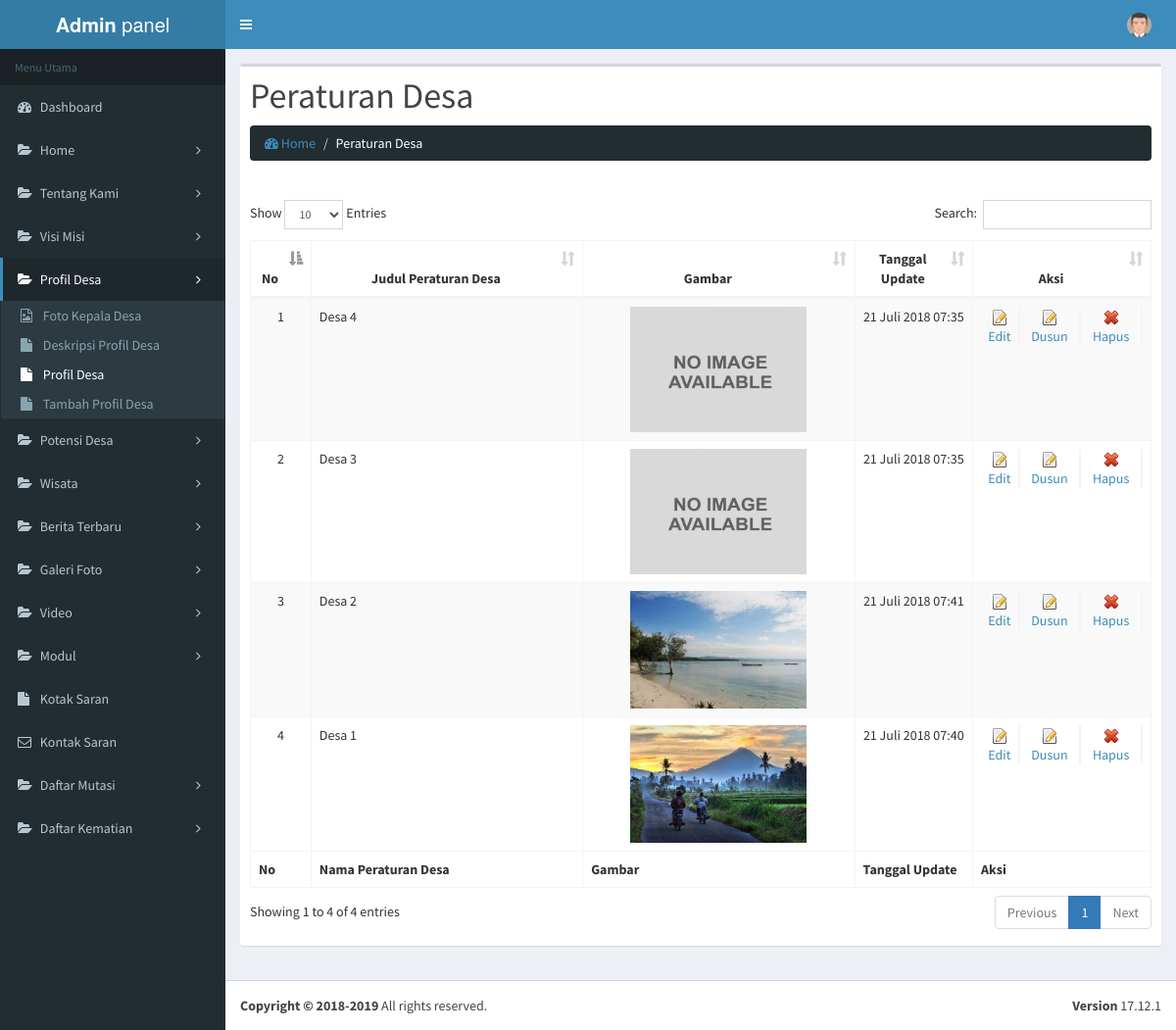
The page /admin/peraturan-desa (signed in) on the database its author committed.
### tables this page shows
CREATE TABLE `desa` (
  `id_desa` int(5) NOT NULL,
  `judul` varchar(128) NOT NULL,
  `judul_seo` varchar(128) NOT NULL,
  `deskripsi` text NOT NULL,
  `sejarah` text NOT NULL,
  `tgl_post` datetime NOT NULL,
  `tgl_update` datetime NOT NULL,
  `keyword` varchar(400) NOT NULL,
  `description` varchar(156) NOT NULL,
  `gambar` varchar(100) NOT NULL,
  `jml_penduduk` varchar(100) NOT NULL,
  `jml_kematian` varchar(100) NOT NULL,
  `jml_lahir` varchar(100) NOT NULL,
  `foto` varchar(100) NOT NULL
);

### web/system/z_setting.php (called while the page is built, shortened)
<?php
	$sql7 = $pdo->query("SELECT id_modul, deskripsi, gambar, jenis_modul FROM modul WHERE status='On' ORDER BY id_modul ASC");
	while($tsql7 = $sql7->fetch(PDO::FETCH_ASSOC)) {
		if($tsql7['jenis_modul']!='Images'){
			$deskrip[$tsql7['id_modul']] = $tsql7['deskripsi'];
		}else{
			$deskrip[$tsql7['id_modul']] = $tsql7['gambar'];
		}
	}
	$nmgweb 	= explode(",", $deskrip[0]);
	$ng1=$nmgweb[0];
	$ng3=$nmgweb[2];
	$namaweb  	= $ng1;
	$imgname2  	= $ng3;
?>

### web/system/fungsi_indotgl2.php (called while the page is built, shortened)
<?php
	function tgl2($tgl2){
			$jam = substr($tgl2,11,5);
			$tanggal = substr($tgl2,8,2);
			$bulan = getBulan2(substr($tgl2,5,2));
			$tahun = substr($tgl2,0,4);
			return $tanggal.' '.$bulan.' '.$tahun.' '.$jam;
	}
	function getBulan2($bln){
				switch ($bln){
					case 7:
						return "Juli";
						break;
				}
			}
?>

### web/admin/modul/peraturan-desa/index.php (the view, shortened to what this page needs)
<?php
if (empty($_SESSION['namaadmin']) AND empty($_SESSION['leveladmin'])){
	echo "<link href='style.css' rel='stylesheet' type='text/css'>
	<center>Untuk mengakses modul, Anda harus login <br>";
	echo "<a href=../../index.php><b>LOGIN</b></a></center>";
}else{
	$hal = "Peraturan Desa";
	$module = "peraturan-desa";
	switch($_GET['act']){
		case "list":
	?>
			<section class="content">
				<div class="row">
				<div class="col-md-12">
				  <div class="box">
					<div class="box-header">
						<h1 style="text-transform: capitalize;"><?php echo $hal; ?></h1>
						<ol class="breadcrumb">
							<li><a href="media.php?module=home"><i class="fa fa-dashboard"></i> Home</a></li>
							<li class="active"><?php echo $hal; ?></li>
						</ol>
					</div>
					<div class="box-body table-responsive">
						<table id="example1" class="table table-bordered table-striped">
						<thead>
						  <tr>
							<th width="2%" class="center">No</th>
							<th width="23%" class="center">Judul <?php echo $hal; ?></th>
							<th width="23%" class="center">Gambar</th>
							<th width="10%" class="center">Tanggal Update</th>
							<th width="60%"  class="center">Aksi</th>
						  </tr>
						</thead>
						<tbody>
						<?php
						$no = 1;
						$tampil = $pdo->query("SELECT * from desa ORDER BY tgl_post DESC");
						while($r = $tampil->fetch(PDO::FETCH_ASSOC)){
							if($r["gambar"]==""){$gbr = "no-images.jpg";}else{$gbr = "desa/small/$imgname2-$r[gambar]";}
						?>
							<tr>
								<td align="center"><?php echo  $no; ?></td>
								<td><?php echo  $r['judul']; ?></td>
								<td align="center"><img src="../images/<?php echo $gbr; ?>" width="180px"></td>
								<td align="center"><?php echo  tgl2($r['tgl_update']); ?></td>
									<td align="center">
									<table class="tbltmbahan" style="width: 100%;padding: 0px;min-height: 28px;text-align: center; border: 0px;">
										<tr>
											<td style="border-right: 2px solid #f4f4f4;"><a href="<?php echo $module; ?>-edit-<?php echo $r['id_desa']; ?>" title="Edit"><img src="add-icon.gif"><br/>Edit</a></td>
											<td style="border-right: 2px solid #f4f4f4;"><a href="<?php echo $module; ?>-dusun-<?php echo $r['id_desa']; ?>" title="Dusun"><img src="add-icon.gif"><br/>Dusun</a></td>
											<td style="border-right: 2px solid #f4f4f4;"><a title="Hapus" onClick="javascript: return confirm('Data yang Sudah di Hapus TIDAK BISA Dikembalikan Kembali. Apakah Anda yakin ingin Menghapus Data Ini!!');" href='modul/<?php echo $module; ?>/aksi.php?module=<?php echo $module; ?>&act=remove&id=<?php echo $r['id_desa']; ?>' ><img src="hr.gif"><br/>Hapus</a>	</td>
										</tr>
									</table>
								</td>
							</tr>
						<?php
						$no++;
						}
						?>
						</tbody>
						<tfoot>
						  <tr>
							<th width="2%" class="center">No</th>
							<th width="23%" class="center">Nama <?php echo $hal; ?></th>
							<th width="23%" class="center">Gambar</th>
							<th width="10%" class="center">Tanggal Update</th>
							<th width="15%" class="center">Aksi</th>
						  </tr>
						</tfoot>
					  </table>
					</div>
				  </div>
				</div>
			</section>
	<?php
		break;
	?>
	<?php
	}
}
?>

### web/admin/media.php (shortened to what this page needs)
<?php
if (empty($_SESSION['namaadmin']) AND empty($_SESSION['leveladmin'])){
	echo "<link href='css/screen.css' rel='stylesheet' type='text/css'><link href='css/reset.css' rel='stylesheet' type='text/css'>
	<center>Anda harus login dulu <br>";
	echo "<a href=index.php><b>LOGIN</b></a></center>";
}else{
	include "../system/koneksi.php";
	include "../system/z_setting.php";
	include "../system/fungsi_indotgl2.php";
?>
<!DOCTYPE html>
<html>
  <head>
    <link href="../system/css/font-awesome.min.css" rel="stylesheet">
    <link href="../system/css/font-awesome.css" rel="stylesheet">
    <link rel="stylesheet" href="bootstrap/css/bootstrap.min.css">
    <link rel="stylesheet" href="dist/css/AdminLTE.min.css">
    <link rel="stylesheet" href="dist/css/skins/_all-skins.min.css">
    <link rel="stylesheet" href="plugins/datatables/dataTables.bootstrap.css">
  </head>
  <body class="hold-transition skin-blue sidebar-mini">
    <div class="wrapper">
      <header class="main-header">
        <a href="media.php?module=home" class="logo">
          <span class="logo-lg" title="Admin <?php echo $namaweb; ?>"><b>Admin</b> <?php echo $namaweb; ?></span>
        </a>
        <nav class="navbar navbar-static-top" role="navigation">
          <a href="#" class="sidebar-toggle" data-toggle="offcanvas" role="button">
          </a>
		  <div class="navbar-custom-menu">
            <ul class="nav navbar-nav">
              <li class="dropdown user user-menu">
                <a href="#" class="dropdown-toggle" data-toggle="dropdown">
					<img src="avatar1.png" class="user-image" alt="User Image">
                </a>
              </li>
            </ul>
          </div>
		</nav>
      </header>
      <aside class="main-sidebar">
        <section class="sidebar">
		<?php include "menu.php"; ?>
        </section>
      </aside>
      <div class="content-wrapper">
		<?php include "content.php"; ?>
	  </div>
      <footer class="main-footer no-print">
        <div class="pull-right hidden-xs">
          <b>Version</b> 17.12.1
        </div>
        <strong>Copyright &copy; 2018-2019 </strong> All rights reserved.
      </footer>
    </div>
  </body>
</html>
<?php
}
?>

### web/admin/menu.php (shortened to what this page needs)
<?php if($_SESSION['leveladmin'] == 'admin'){ ?>
          <ul class="sidebar-menu">
            <li class="header">Menu Utama</li>
            <li class="<?php if($_GET['module']=='home'){echo "active";} ?>"><a href="home"><i class="fa fa-dashboard"></i> <span>Dashboard</span></a></li>
            <li class="treeview <?php if(($_GET['module']=='fasilitas')OR($_GET['module']=='keunggulan')OR($_GET['module']=='slider')OR($_GET['module']=='page')AND($_GET['id']=='0')){echo "active";} ?>">
				<a href="#">
					<i class="fa fa-folder-open"></i> <span>Home</span>
					<i class="fa fa-angle-right pull-right"></i>
				</a>
            </li>
			<li class="treeview <?php if(($_GET['module']=='page')AND($_GET['id']=='1')){echo "active";} ?>">
				<a href="#">
					<i class="fa fa-folder-open"></i> <span>Tentang Kami</span>
					<i class="fa fa-angle-right pull-right"></i>
				</a>
            </li>
			<li class="treeview <?php if(($_GET['module']=='page')AND($_GET['id']=='11')){echo "active";} ?>">
				<a href="#">
					<i class="fa fa-folder-open"></i> <span>Visi Misi</span>
					<i class="fa fa-angle-right pull-right"></i>
				</a>
            </li>
            <li class="treeview <?php if(($_GET['module']=='peraturan-desa')OR($_GET['module']=='page')AND($_GET['id']=='2')){echo "active";} ?>">
				<a href="#">
					<i class="fa fa-folder-open"></i> <span>Profil Desa</span>
					<i class="fa fa-angle-right pull-right"></i>
				</a>
				<ul class="treeview-menu">
					<li class="<?php if(($_GET['module']=='kepdes')){echo "active";} ?>"><a href="kepdes"><i class="fa fa-file-image-o"></i> <span>Foto Kepala Desa</span></a></li>
					<li class="<?php if(($_GET['module']=='page')AND($_GET['id']=='2')){echo "active";} ?>"><a href="page-edit-2"><i class="fa fa-file" aria-hidden="true"></i> <span>Deskripsi Profil Desa</span></a></li>
					<li class="<?php if(($_GET['module']=='peraturan-desa')AND($_GET['act']!='add')){echo "active";} ?>"><a href="peraturan-desa"><i class="fa fa-file" aria-hidden="true"></i> <span>Profil Desa</span></a></li>
					<li class="<?php if(($_GET['module']=='peraturan-desa')AND($_GET['act']=='add')){echo "active";} ?>"><a href="peraturan-desa-tambah"><i class="fa fa-file" aria-hidden="true"></i> <span>Tambah Profil Desa</span></a></li>
				</ul>
            </li>
           <li class="treeview <?php if(($_GET['module']=='potensi-desa')OR($_GET['module']=='page')AND($_GET['id']=='25')){echo "active";} ?>">
				<a href="#">
					<i class="fa fa-folder-open"></i> <span>Potensi Desa</span>
					<i class="fa fa-angle-right pull-right"></i>
				</a>
            </li>
   			<li class="treeview <?php if(($_GET['module']=='wisata')OR($_GET['module']=='page')AND($_GET['id']=='26')){echo "active";} ?>">
				<a href="#">
					<i class="fa fa-folder-open"></i> <span>Wisata</span>
					<i class="fa fa-angle-right pull-right"></i>
				</a>
            </li>
            <li class="treeview <?php if(($_GET['module']=='inspirasi')OR($_GET['module']=='page')AND($_GET['id']=='4')){echo "active";} ?>">
				<a href="#">
					<i class="fa fa-folder-open"></i> <span>Berita Terbaru</span>
					<i class="fa fa-angle-right pull-right"></i>
				</a>
            </li>
            <li class="treeview <?php if(($_GET['module']=='galeri')OR($_GET['module']=='page')AND($_GET['id']=='5')){echo "active";} ?>">
				<a href="#">
					<i class="fa fa-folder-open"></i> <span>Galeri Foto</span>
					<i class="fa fa-angle-right pull-right"></i>
				</a>
            </li>
            <li class="treeview <?php if(($_GET['module']=='video')OR($_GET['module']=='page')AND($_GET['id']=='6')){echo "active";} ?>">
				<a href="#">
					<i class="fa fa-folder-open"></i> <span>Video</span>
					<i class="fa fa-angle-right pull-right"></i>
				</a>
            </li>
             <li class="treeview <?php if(($_GET['module']=='sosial')){echo "active";} ?>">
				<a href="#">
					<i class="fa fa-folder-open"></i> <span>Modul</span>
					<i class="fa fa-angle-right pull-right"></i>
				</a>
            </li>
			<li class="<?php if(($_GET['module']=='page')AND($_GET['id']=='3')){echo "active";} ?>"><a href="page-edit-3"><i class="fa fa-file" aria-hidden="true"></i> <span>Kotak Saran</span></a></li>
           <li class="<?php if(($_GET['module']=='contact')){echo "active";} ?>"><a href="contact"><i class="fa fa-envelope-o" aria-hidden="true"></i> <span>Kontak Saran</span></a></li>
            <li class="treeview <?php if(($_GET['module']=='mutasi')){echo "active";} ?>">
				<a href="#">
					<i class="fa fa-folder-open"></i> <span>Daftar Mutasi</span>
					<i class="fa fa-angle-right pull-right"></i>
				</a>
            </li>
              <li class="treeview <?php if(($_GET['module']=='kematian')){echo "active";} ?>">
				<a href="#">
					<i class="fa fa-folder-open"></i> <span>Daftar Kematian</span>
					<i class="fa fa-angle-right pull-right"></i>
				</a>
            </li>
          </ul>
          	<?php } ?>

### web/admin/content.php (shortened to what this page needs)
<?php
if ($_SESSION['leveladmin']=='admin'){
	if ($_GET['module']=='home'){
		include "modul/home/index.php";
	}
	elseif($_GET['module']=='page'){
		include "modul/page/index.php";
	}
	elseif($_GET['module']=='sosial'){
		include "modul/sosial/index.php";
	}
	elseif($_GET['module']=='perangkat-desa'){
		include "modul/perangkat-desa/index.php";
	}
	elseif($_GET['module']=='peraturan-desa'){
		include "modul/peraturan-desa/index.php";
	}
	elseif($_GET['module']=='desa'){
		include "modul/desa/index.php";
	}
	elseif($_GET['module']=='kepdes'){
		include "modul/kepdes/index.php";
	}
	elseif($_GET['module']=='mutasi'){
		include "modul/mutasi/index.php";
	}
	elseif($_GET['module']=='kematian'){
		include "modul/kematian/index.php";
	}
	elseif($_GET['module']=='lahir'){
		include "modul/lahir/index.php";
	}
	elseif($_GET['module']=='inspirasi'){
		include "modul/inspirasi/index.php";
	}
	elseif($_GET['module']=='slider'){
		include "modul/slider/index.php";
	}
	elseif($_GET['module']=='profil'){
		include "modul/profil/index.php";
	}
	elseif($_GET['module']=='galeri'){
		include "modul/galeri/index.php";
	}
	elseif($_GET['module']=='potensi-desa'){
		include "modul/potensi-desa/index.php";
	}
	elseif($_GET['module']=='wisata'){
		include "modul/wisata/index.php";
	}
	elseif($_GET['module']=='materi'){
		include "modul/materi/index.php";
	}
	elseif($_GET['module']=='video'){
		include "modul/video/index.php";
	}
	elseif($_GET['module']=='modul'){
		include "modul/modul/index.php";
	}
	elseif($_GET['module']=='contact'){
		include "modul/contact/index.php";
	}
	elseif($_GET['module']=='admin'){
		include "modul/admin/index.php";
	}
	elseif($_GET['module']=='error'){
		include "modul/error/index.php";
	}
	else{
	  echo "<p><b>not found!</b></p>";
	}
}
?>

### rows shown on the page
desa: judul "Desa 4", tgl_update "21 Juli 2018 07:35"
desa: judul "Desa 3", tgl_update "21 Juli 2018 07:35"
desa: judul "Desa 2", gambar (picture), tgl_update "21 Juli 2018 07:41"
desa: judul "Desa 1", gambar (picture), tgl_update "21 Juli 2018 07:40"

### other values the page prints
$namaweb "panel"
$hal "Peraturan Desa"
